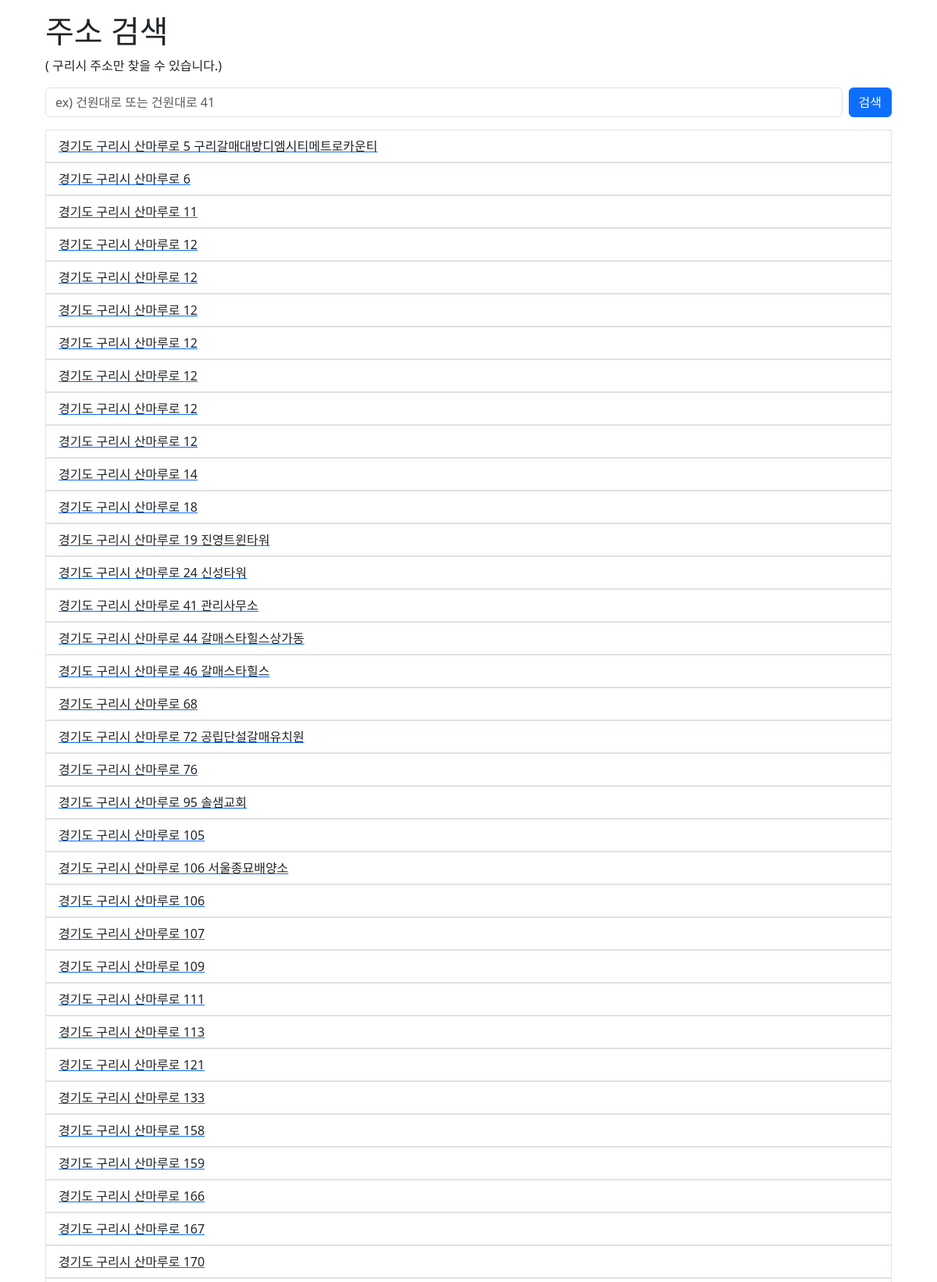
Screenshot of /webApp/address.php?address=산마루로 (upper part) with the database file from the repository.
### tables this page shows
CREATE TABLE `ZIPCODE` (
  `ZIP_NO` varchar(5) DEFAULT NULL COMMENT '우편번호',
  `SIDO` varchar(20) DEFAULT NULL COMMENT '시도',
  `SIDO_ENG` varchar(40) DEFAULT NULL COMMENT '시도(영문)',
  `SIGUNGU` varchar(20) DEFAULT NULL COMMENT '시군구',
  `SIGUNGU_ENG` varchar(40) DEFAULT NULL COMMENT '시군구(영문)',
  `EUPMYUN` varchar(20) DEFAULT NULL COMMENT '읍면',
  `EUPMYUN_ENG` varchar(40) DEFAULT NULL COMMENT '읍면(영문)',
  `DORO_CD` varchar(12) DEFAULT NULL COMMENT '도로명코드',
  `DORO` varchar(80) DEFAULT NULL COMMENT '도로명',
  `DORO_ENG` varchar(80) DEFAULT NULL COMMENT '도로명(영문)',
  `UNDERGROUND_YN` char(1) DEFAULT NULL COMMENT '지하여부',
  `BUILD_NO1` decimal(5,0) DEFAULT NULL COMMENT '건물번호본번',
  `BUILD_NO2` decimal(5,0) DEFAULT NULL COMMENT '건물번호부번',
  `BUILD_NO_MANAGE_NO` varchar(25) DEFAULT NULL COMMENT '건물관리번호',
  `DARYANG_NM` varchar(40) DEFAULT NULL COMMENT '다량배달처명',
  `BUILD_NM` varchar(200) DEFAULT NULL COMMENT '시군구용건물명',
  `DONG_CD` varchar(10) DEFAULT NULL COMMENT '법정동코드',
  `DONG_NM` varchar(20) DEFAULT NULL COMMENT '법정동명',
  `RI` varchar(20) DEFAULT NULL COMMENT '리명',
  `H_DONG_NM` varchar(40) DEFAULT NULL COMMENT '행정동명',
  `SAN_YN` varchar(1) DEFAULT NULL COMMENT '산여부',
  `ZIBUN1` decimal(4,0) DEFAULT NULL COMMENT '지번본번',
  `EUPMYUN_DONG_SN` varchar(2) DEFAULT NULL COMMENT '읍면동일련번호',
  `ZIBUN2` decimal(4,0) DEFAULT NULL COMMENT '지번부번',
  `ZIP_NO_OLD` varchar(4) DEFAULT NULL COMMENT '구우편번호',
  `ZIP_SN` varchar(2) DEFAULT NULL COMMENT '우편일련번호'
);

### webApp/include/member.php (called while the page is built, shortened)
<?php
class Member
{
    private $conn;
    public function __construct($db)
    {
        $this->conn = $db;
    }
    public function address_search($input)
    {
        $arr = explode(" ", $input);
        if (isset($arr[1])) {
            $sql = "SELECT * FROM ZIPCODE WHERE DORO LIKE :arr0 AND BUILD_NO1 LIKE :arr1";
            $stmt = $this->conn->prepare($sql);
            $arr0 = '%' . $arr[0] . '%';
            $arr1 = '%' . $arr[1] . '%';
            $stmt->bindParam(':arr0', $arr0);
            $stmt->bindParam(':arr1', $arr1);
        } else {
            $sql = "SELECT * FROM ZIPCODE WHERE DORO LIKE :arr0 ORDER BY DORO ASC, BUILD_NO1";
            $stmt = $this->conn->prepare($sql);
            $arr0 = '%' . $arr[0] . '%';
            $stmt->bindParam(':arr0', $arr0);
        }
        $stmt->setFetchMode(PDO::FETCH_ASSOC);
        $stmt->execute();
        return $stmt->fetchAll();
    }
}

### webApp/address.php (the view, shortened to what this page needs)
<?php
if (isset($_GET['address']) && $_GET['address'] != NULL) {
    include "include/dbconfig.php";
    include "include/member.php";
    $mem = new Member($db);
    $addressArr = $mem->address_search($_GET['address']);
}
?>
<html lang="ko">
<head>
    <link href="https://cdn.jsdelivr.net/npm/bootstrap@5.3.3/dist/css/bootstrap.min.css" rel="stylesheet"
>
</head>
<body>
    <div class="container">
        <main class="p-3">
            <h1>주소 검색</h1>
            <p class="">( 구리시 주소만 찾을 수 있습니다.)</p>
            <form method="GET">
                <div class="d-flex gap-2">
                    <input name="address" type="text" placeholder="ex) 건원대로 또는 건원대로 41" class="form-control">
                    <input type="submit" value="검색" class="btn btn-primary">
                </div>
            </form>
            <?php
            if (isset($addressArr)) {
                echo '<ul class="list-group">';
                foreach ($addressArr as $row) {
                    $full = $row['SIDO'] . " " . $row['SIGUNGU'] . " " . $row['DORO'] . " " . $row['BUILD_NO1'] . " " . $row['BUILD_NM'];
                    echo "<a href='#' onclick='return address_add(\"$full\")'><li class='list-group-item'>$full</li></a>";
                }
                echo "</ul>";
            }
            ?>
        </main>
    </div>
</body>

### rows the page displays
zipcode: full "경기도 구리시 산마루로 5 구리갈매대방디엠시티메트로카운티"
zipcode: full "경기도 구리시 산마루로 6"
zipcode: full "경기도 구리시 산마루로 11"
zipcode: full "경기도 구리시 산마루로 12"
zipcode: full "경기도 구리시 산마루로 12"
zipcode: full "경기도 구리시 산마루로 12"
zipcode: full "경기도 구리시 산마루로 12"
zipcode: full "경기도 구리시 산마루로 12"
zipcode: full "경기도 구리시 산마루로 12"
zipcode: full "경기도 구리시 산마루로 12"
zipcode: full "경기도 구리시 산마루로 14"
zipcode: full "경기도 구리시 산마루로 18"
zipcode: full "경기도 구리시 산마루로 19 진영트윈타워"
zipcode: full "경기도 구리시 산마루로 24 신성타워"
zipcode: full "경기도 구리시 산마루로 41 관리사무소"
zipcode: full "경기도 구리시 산마루로 44 갈매스타힐스상가동"
zipcode: full "경기도 구리시 산마루로 46 갈매스타힐스"
zipcode: full "경기도 구리시 산마루로 68"
zipcode: full "경기도 구리시 산마루로 72 공립단설갈매유치원"
zipcode: full "경기도 구리시 산마루로 76"
zipcode: full "경기도 구리시 산마루로 95 솔샘교회"
zipcode: full "경기도 구리시 산마루로 105"
zipcode: full "경기도 구리시 산마루로 106 서울종묘배양소"
zipcode: full "경기도 구리시 산마루로 106"
zipcode: full "경기도 구리시 산마루로 107"
zipcode: full "경기도 구리시 산마루로 109"
zipcode: full "경기도 구리시 산마루로 111"
zipcode: full "경기도 구리시 산마루로 113"
zipcode: full "경기도 구리시 산마루로 121"
zipcode: full "경기도 구리시 산마루로 133"
zipcode: full "경기도 구리시 산마루로 158"
zipcode: full "경기도 구리시 산마루로 159"
zipcode: full "경기도 구리시 산마루로 166"
zipcode: full "경기도 구리시 산마루로 167"
zipcode: full "경기도 구리시 산마루로 170"
